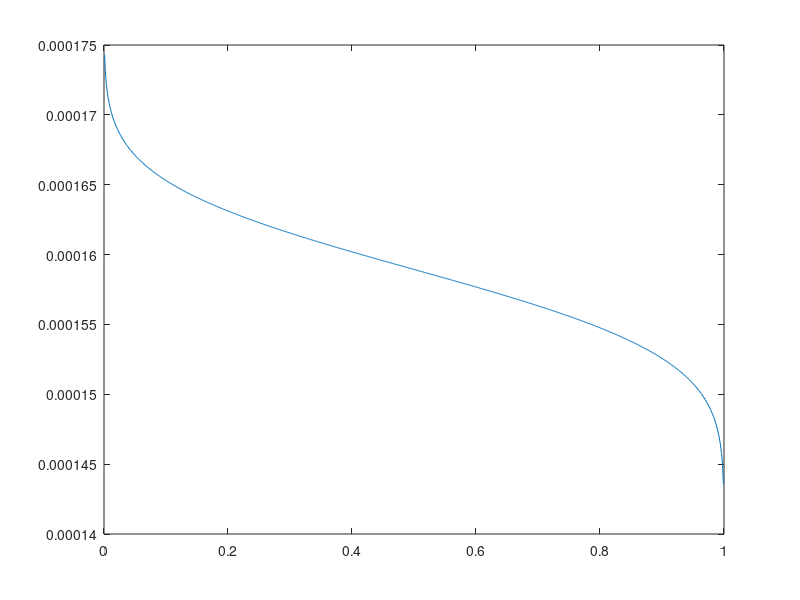

MATLAB code for this plot:
clear
clc

snr_dB = 50; % SNR in decibels
snr = 10^(snr_dB/10); % Linear Value of SNR
N = 2^nextpow2(1023); %minimum num_of_samp
fs = 1024; %sampling freq
ts = 1/fs;  
t = 0.0001:ts:1;
signal = 0.1*sin(2*pi*10*t) + 0.096*sin(2*pi*30*t) + 0.08*sin(2*pi*50*t) + 0.064*sin(2*pi*70*t) + 0.03*sin(2*pi*90*t) + 0.02*sin(2*pi*110*t); %10Hz+30Hz+50Hz+70Hz+90Hz+110Hz signal
sig_power = var(signal);  %linear power of sig
sig_power_dB = 20*log10(sig_power/1000);
str = ['Signal power is ',num2str(sig_power_dB),'dBm'];
disp(str);
noise_power = sig_power/snr;
Pf = 0:0.001:1;
thresh = (qfuncinv(Pf) + sqrt(N))*sqrt(N)*noise_power;
figure 
plot(Pf,thresh)